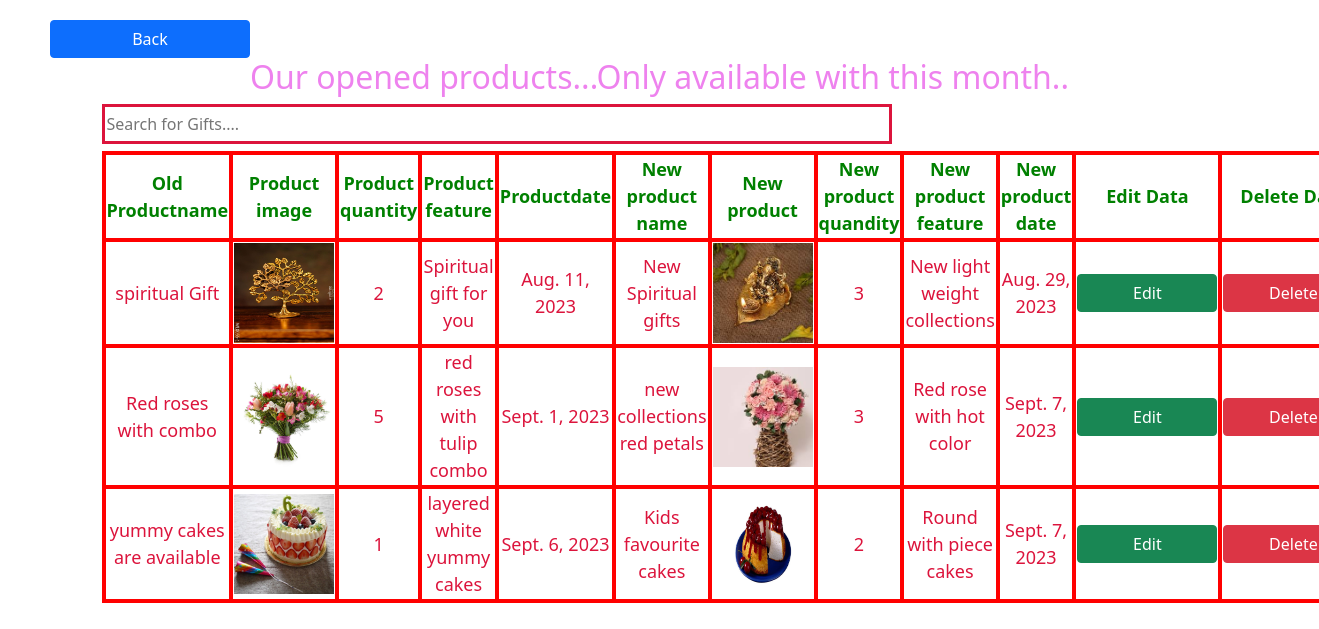
Page /main_app/galleryadmindisplay/ on the committed database.
### main_app/models.py (models this page shows, shortened)
class prdgallerymodel(models.Model):
    pdtfname=models.CharField(max_length=20)
    pdtfimage=models.FileField(upload_to='main_app/static')
    pdtfquan=models.IntegerField()
    pdtffea=models.CharField(max_length=200)
    pdtfdate=models.DateField()
    pdtfnewname=models.CharField(max_length=20)
    pdtfnewimage=models.FileField(upload_to='main_app/static')
    pdtfnewquan=models.IntegerField()
    pdtffeanew=models.CharField(max_length=200)
    pdtfdatenew=models.DateField(auto_now_add=True)

### main_app/views.py (the view)
# urls.py: path('galleryadmindisplay/',galleryproadminisplay),
def galleryproadminisplay(request):
    a=prdgallerymodel.objects.all()
    id1=[]
    c=[]
    d=[]
    e=[]
    f=[]
    g=[]
    h=[]
    y=[]
    j=[]
    k=[]
    l=[]
    for i in a:
        id2=i.id
        id1.append(id2)
        m=i.pdtfname
        c.append(m)
        n=str(i.pdtfimage).split('/')[-1]
        d.append(n)
        o=i.pdtfquan
        e.append(o)
        p=i.pdtffea
        f.append(p)
        q=i.pdtfdate
        g.append(q)
        r=i.pdtfnewname
        h.append(r)
        s=str(i.pdtfnewimage).split('/')[-1]
        y.append(s)
        t=i.pdtfnewquan
        j.append(t)
        u=i.pdtffeanew
        k.append(u)
        v=i.pdtfdatenew
        l.append(v)
    pa=zip(id1,c,d,e,f,g,h,y,j,k,l)
    return render(request,'pdtgalleryadmindisplay.html',{'pa':pa})

### main_app/templates/pdtgalleryadmindisplay.html (shortened to what this page needs)
<!DOCTYPE html>
{% load static %}
<html lang="en">
<head>
    <link href="https://cdn.jsdelivr.net/npm/bootstrap@5.0.2/dist/css/bootstrap.min.css" rel="stylesheet">
</head>
<body>
<div class="fi">
    <a href="http://127.0.0.1:8000/main_app/adminprofile/" class="btn btn-primary">Back</a>
</div>
 <div class="sixthrow">
        <div class="container">
            <h2>Our opened products...Only available with this month..</h2>
            <div class="row">
                <div class="col">
                    <input type="text" id="myInput" onkeyup="myFunction()" placeholder="Search for Gifts....">
                    <table class="tw" id="myTable">
                        <tr>
                            <th>Old Productname</th>
                            <th>Product image</th>
                            <th>Product quantity</th>
                            <th>Product feature</th>
                            <th>Productdate</th>
                            <th>New product name</th>
                            <th>New product</th>
                            <th>New product quandity</th>
                            <th>New product feature</th>
                            <th>New product date</th>
                            <th>Edit Data</th>
                            <th>Delete Data</th>
                        </tr>
                       {% for s,i,j,k,l,m,n,o,p,q,r in pa %}
                         <tr>
                            <td>{{i}}</td>
                            <td><img src="{% static j %}" height="100px;" width="100px;"></td>
                            <td>{{k}}</td>
                            <td>{{l}}</td>
                            <td>{{m}}</td>
                             <td>{{n}}</td>
                            <td><img src="{% static o %}" height="100px;" width="100px;"></td>
                            <td>{{p}}</td>
                            <td>{{q}}</td>
                            <td>{{r}}</td>
                             <td><a href="http://127.0.0.1:8000/main_app/pdtgalleryedit/{{s}}" class="btn btn-success">Edit</a></td>
                             <td><a href="http://127.0.0.1:8000/main_app/pdtgallerydelete/{{s}}" class="btn btn-danger">Delete</a></td>
                        </tr>
                         {% endfor %}
                    </table>
            </div>
                </div>
            </div>
    </div>
</body>
</html>

### main_app/templates/pdtgalleryadmindisplay.html (style rules this page uses)
.tw { height:250px; width:100%; border-collapse:collapse; text-align:center; font-size:18px; }
th { border:4px solid red; color:green; }
td { border:4px solid red; color:crimson; }
.btn { width:140px; }
.fi .btn { width:200px; margin-top:20px; margin-left:50px; }
input { width:790px; height:40px; border:3px solid crimson; margin-bottom:7px; }
h2 { color:violet; text-align:center; }

### rows in the picture
prdgallerymodel: pa "spiritual Gift", pa "Spiritual gift for you", pa "Aug. 11, 2023", pa "New Spiritual gifts", pa "New light weight collections", pa "Aug. 29, 2023"
prdgallerymodel: pa "Red roses with combo", pa "red roses with tulip combo", pa "Sept. 1, 2023", pa "new collections red petals", pa "Red rose with hot color", pa "Sept. 7, 2023"
prdgallerymodel: pa "yummy cakes are available", pa "layered white yummy cakes", pa "Sept. 6, 2023", pa "Kids favourite cakes", pa "Round with piece cakes", pa "Sept. 7, 2023"

### other values in the picture
{{ k }} "2" "5" "1"
{{ p }} "3" "3" "2"
